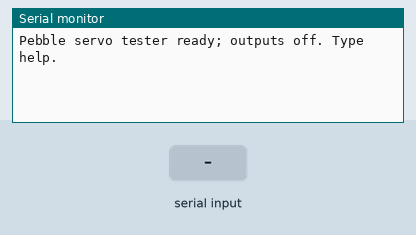
Simulated run of this program. Board: ESP32. Shown: the last lines printed to the serial monitor. The test bench sets the inputs (shaded band).

Above: at 1.2 s.
1.3 s: "help\n" received over Serial
At 2.5 s:
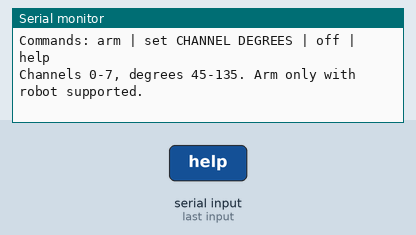
2.8 s: "off\n" received over Serial
At 3.7 s:
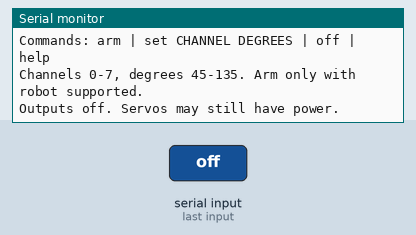
4.3 s: "arm\n" received over Serial
At 4.9 s:
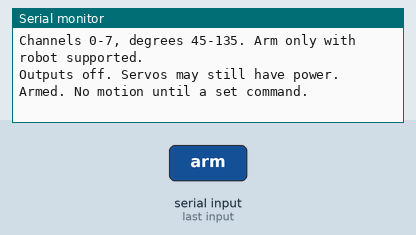
5.8 s: "90,45\n" received over Serial
At 7.2 s:
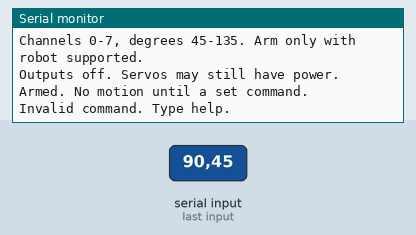

The program:

main.cpp
```cpp
#include <Arduino.h>
#include <Wire.h>
#include <Adafruit_PWMServoDriver.h>
#include <math.h>

// Prototype values only. Measure and adjust limits for your exact servos.
constexpr uint8_t SDA_PIN = 21, SCL_PIN = 22;
constexpr uint16_t MIN_US = 1000, MAX_US = 2000;
constexpr unsigned long COMMAND_TIMEOUT_MS = 30000;
Adafruit_PWMServoDriver pwm(0x40);
bool armed = false;
unsigned long lastCommand = 0;
char line[80];
size_t used = 0;
bool overflow = false;

void disableAll() {
  for (uint8_t channel = 0; channel < 16; ++channel) pwm.setPWM(channel, 0, 4096);
  armed = false;
}

void handle(const char *input) {
  if (strcmp(input, "help") == 0) {
    Serial.println("Commands: arm | set CHANNEL DEGREES | off | help");
    Serial.println("Channels 0-7, degrees 45-135. Arm only with robot supported.");
  } else if (strcmp(input, "off") == 0) {
    disableAll(); Serial.println("Outputs off. Servos may still have power.");
  } else if (strcmp(input, "arm") == 0) {
    armed = true; lastCommand = millis();
    Serial.println("Armed. No motion until a set command.");
  } else {
    int channel; float angle; char extra;
    if (sscanf(input, "set %d %f %c", &channel, &angle, &extra) != 2 ||
        channel < 0 || channel > 7 || !isfinite(angle) || angle < 45 || angle > 135) {
      Serial.println("Invalid command. Type help."); return;
    }
    if (!armed) { Serial.println("Not armed."); return; }
    const float pulse = MIN_US + (MAX_US - MIN_US) * angle / 180.0f;
    const uint16_t ticks = (uint16_t)(pulse * 4096.0f * 50.0f / 1000000.0f + 0.5f);
    pwm.setPWM(channel, 0, ticks);
    lastCommand = millis();
    Serial.printf("Channel %d -> %.1f degrees (nominal)\n", channel, angle);
  }
}

void setup() {
  Serial.begin(115200);
  Wire.begin(SDA_PIN, SCL_PIN);
  Wire.beginTransmission(0x40);
  if (Wire.endTransmission() != 0) {
    Serial.println("PCA9685 not found at 0x40. Check wiring; reset to retry.");
    while (true) delay(1000);
  }
  pwm.begin(); pwm.setPWMFreq(50); disableAll();
  Serial.println("Pebble servo tester ready; outputs off. Type help.");
}
void loop() {
  while (Serial.available()) {
    char c = (char)Serial.read();
    if (c == '\n' || c == '\r') {
      if (overflow) { Serial.println("Command too long."); overflow = false; used = 0; }
      else if (used) { line[used] = '\0'; handle(line); used = 0; }
    } else if (!overflow) {
      if (used < sizeof(line) - 1) line[used++] = c;
      else { overflow = true; used = 0; }
    }
  }
  if (armed && millis() - lastCommand >= COMMAND_TIMEOUT_MS) {
    disableAll(); Serial.println("Timed out; outputs off.");
  }
}
```

Measured:
- after the input at 1.3 s, the serial monitor: prints a new line at once (image 1)
- after the input at 2.8 s, the serial monitor: prints a new line at once (image 2)
- after the input at 4.3 s, the serial monitor: prints a new line at once (image 3)
- after the input at 5.8 s, the serial monitor: prints a new line at once (image 4)
